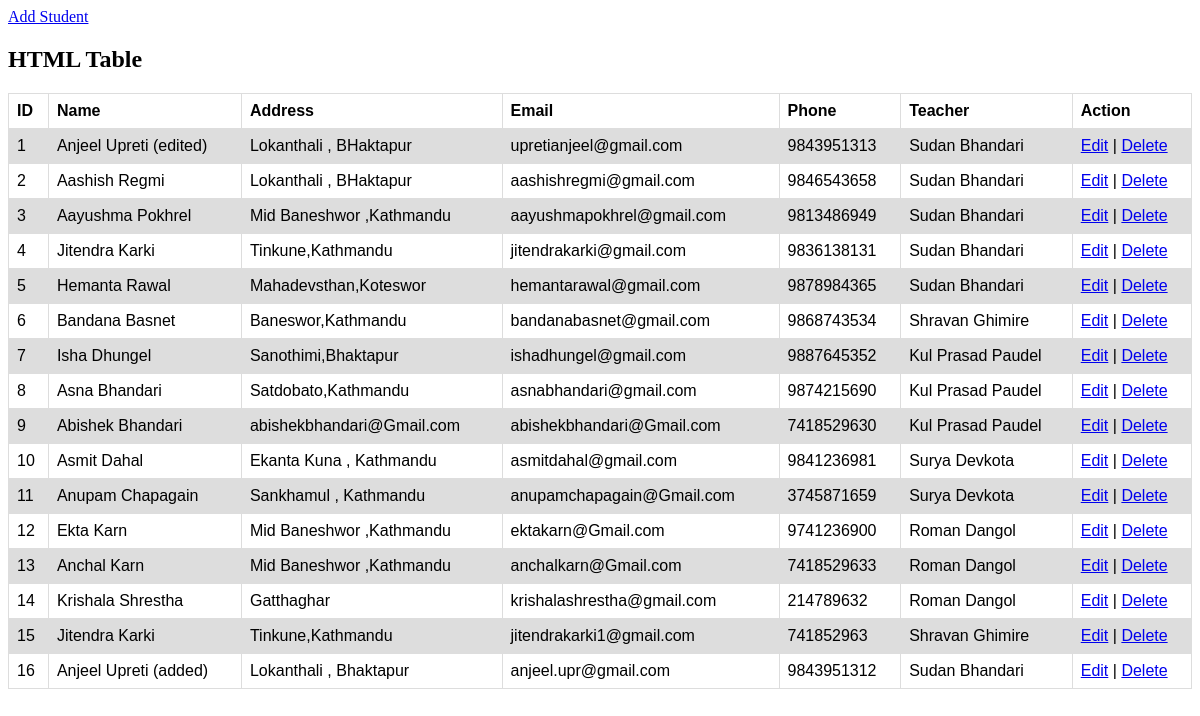
/student/fetch/, run on an earlier commit of the app's database.
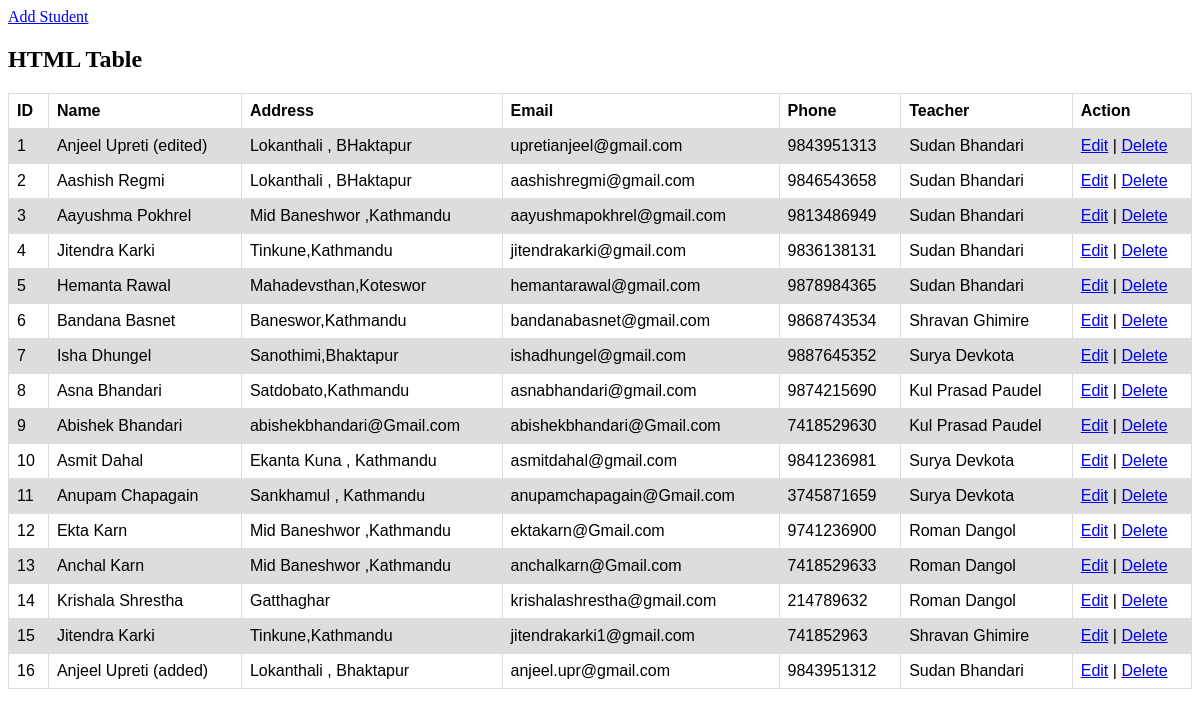
And on a later commit of the database.
### student/models.py (models this page shows, shortened)
class BroadwayStudent(models.Model):
    name = models.CharField(max_length=255, null=True, help_text="student name")
    address = models.CharField(max_length=33)
    phone = models.IntegerField(unique=True)
    email = models.EmailField(unique=True)
    student_class = models.ForeignKey(BroadwayClass, on_delete=models.SET_NULL, null=True, blank=True)

class BroadwayClass(models.Model):
    name = models.CharField(
        verbose_name="Class Name",
        max_length=30,
        blank=True,
        null=True,
    )
    section = models.CharField(
        verbose_name="lab room / section",
        max_length=40
    )
    teacher = models.ForeignKey(BroadwayTeacher, on_delete=models.SET_NULL, null=True, blank=True)
    status = models.BooleanField(default=False)
    class_type = models.CharField(verbose_name="class type", max_length=10, null=True, blank=True)
    class_link = models.URLField(null=True, blank=True)
    created_date = models.DateField(auto_now_add=True)
    started_date = models.DateField()
    end_date = models.DateField()

class BroadwayTeacher(models.Model):
    name = models.CharField(max_length=255, null=True, help_text="Teacher's Name")
    address = models.CharField(max_length=33)
    phone = models.IntegerField(unique=True)
    email = models.EmailField(unique=True)
    def __str__(self):
        return f'{self.name}'

### student/views.py (the view)
# urls.py: path('fetch/', fetch_student, name='fetch-student'),
def fetch_student(request):
    a = BroadwayStudent.objects.all()
    context = {"data": a}
    return render(request, "student/index.html", context)

### student/templates/student/index.html (shortened to what this page needs)
<!DOCTYPE html>
<html>
<head>
</head>
<body>
  <a href="{% url 'create_student' %}"> Add Student </a>
<h2>HTML Table</h2>
<table>
  <tr>
    <th>ID</th>
    <th>Name</th>
    <th>Address</th>
    <th>Email</th>
    <th>Phone</th>
    <th>Teacher</th>
    <th>Action</th>
  </tr>
  {% for i in data %}
  <tr>
    <td>{{i.id}}</td>
    <td>{{i.name}}</td>
    <td>{{i.address}}</td>
    <td>{{i.email}}</td>
    <td>{{i.phone}}</td>
    <td>{{i.student_class.teacher}}</td>
    <td><a href="{% url 'edit_student' i.id %}"> Edit</a> | <a href="{% url 'delete_student' i.id %}"> Delete</a> </td>
  </tr>
  {% endfor %}
</table>
</body>
</html>

What changed in the data, as far as the page shows it:
changed BroadwayStudent "Isha Dhungel": student_class.teacher "Kul Prasad Paudel" → "Surya Devkota"
